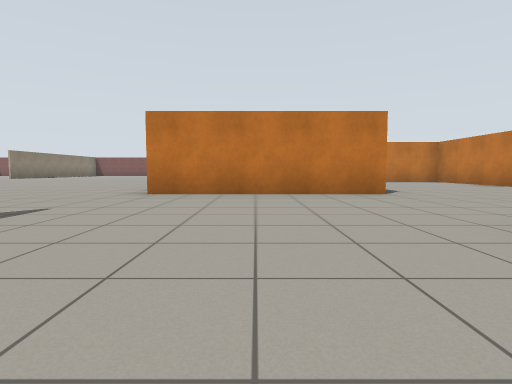
View 1 (above)

24 first-person views from a walk through a robot-simulator world made for Gazebo. The camera is 0.72 m above the floor, tilts 4° down and sees 80° across. The floor is counted in squares, 2 m on a side. Each view is taken from the middle of a square. On the plan, view 1 faces up. The plan holds only what a view shows up to about 9 squares ahead; the rest is blank. Simple patterns stand in for the simulator's built-in surfaces.

View 2
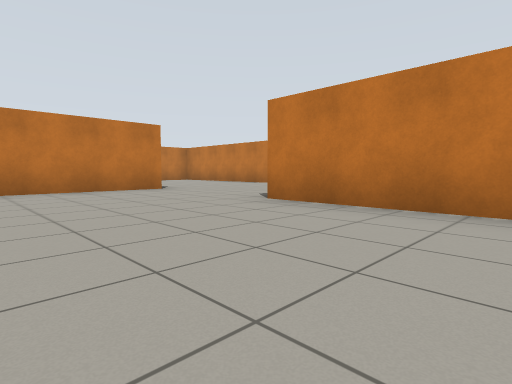

View 3
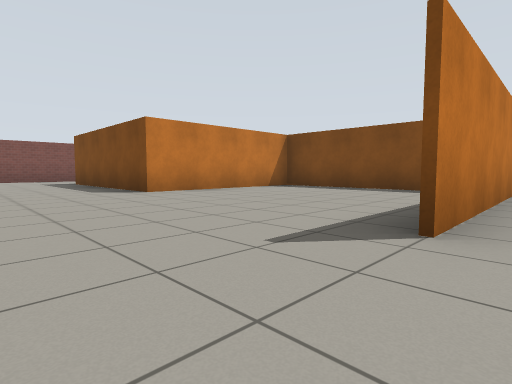

View 4
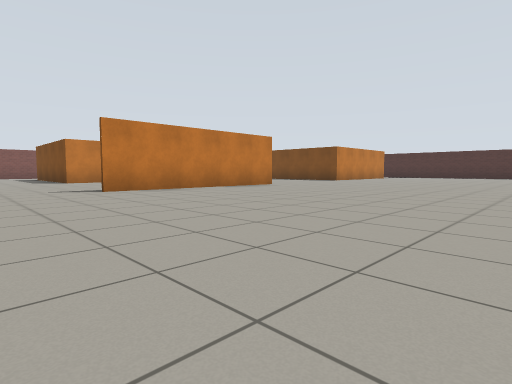

View 5
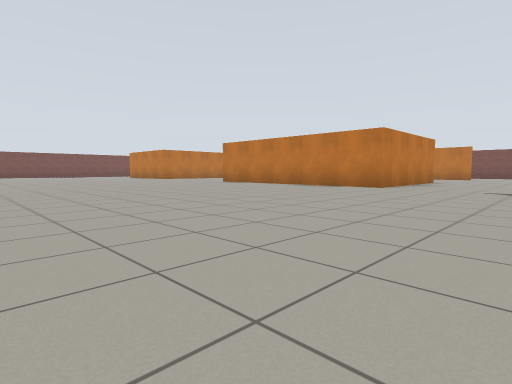

View 6
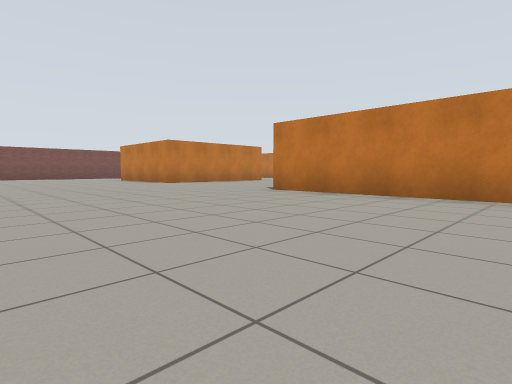

View 7
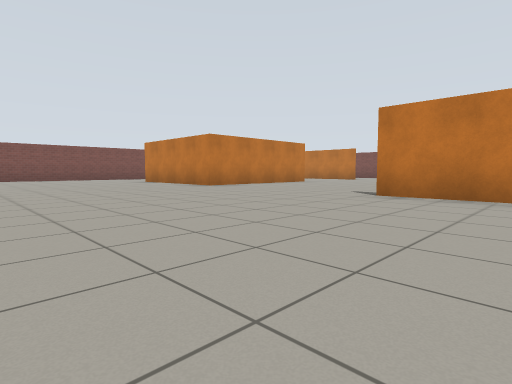

View 8
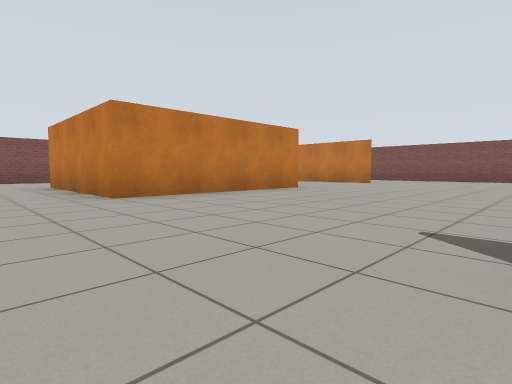

View 9
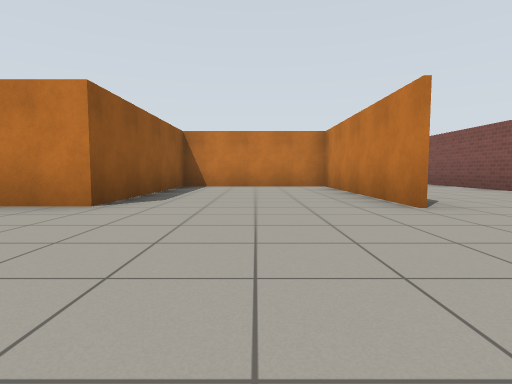

View 10
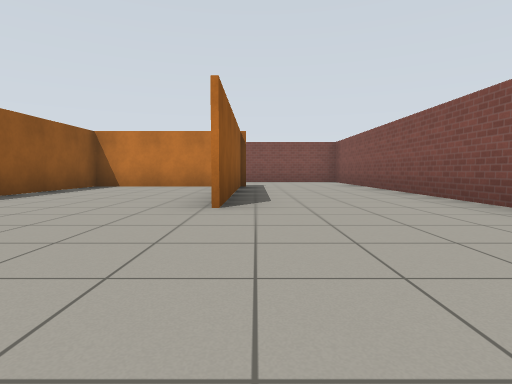

View 11
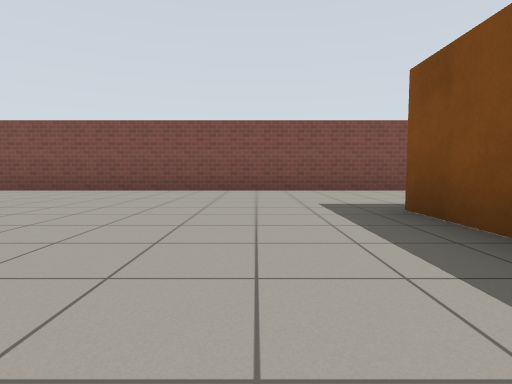

View 12
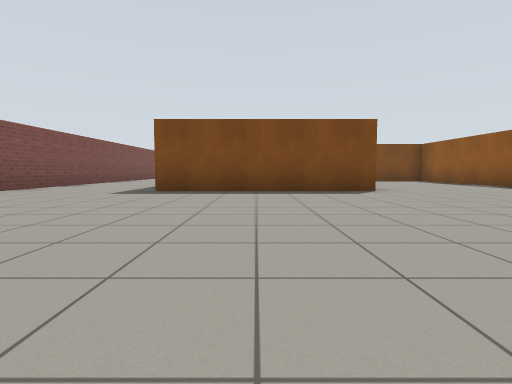

View 13
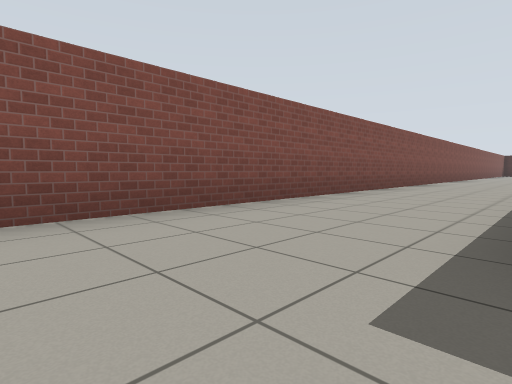

View 14
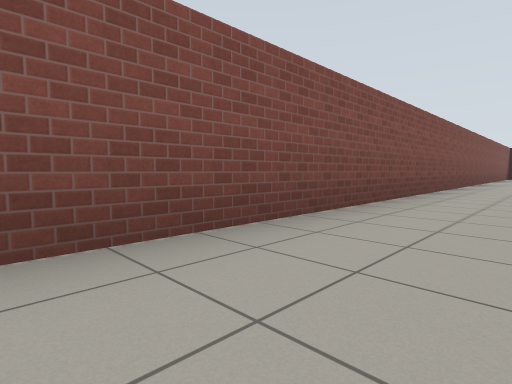

View 15
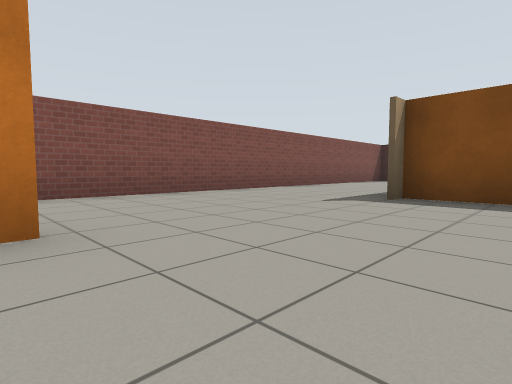

View 16
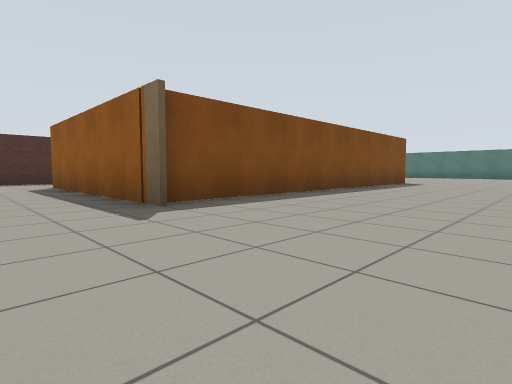

View 17
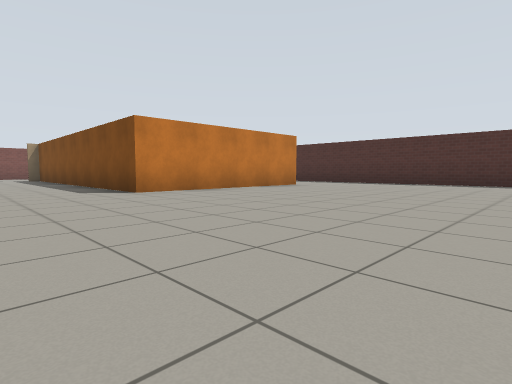

View 18
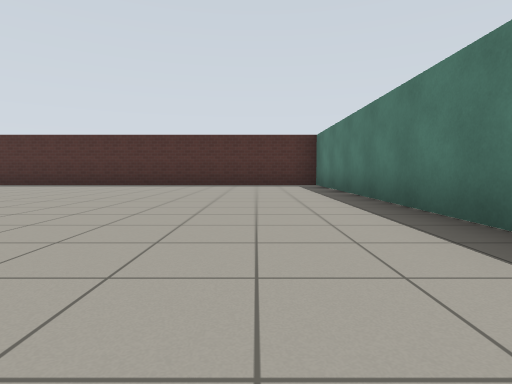

View 19
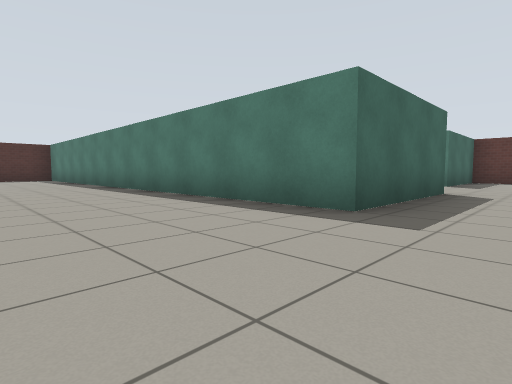

View 20
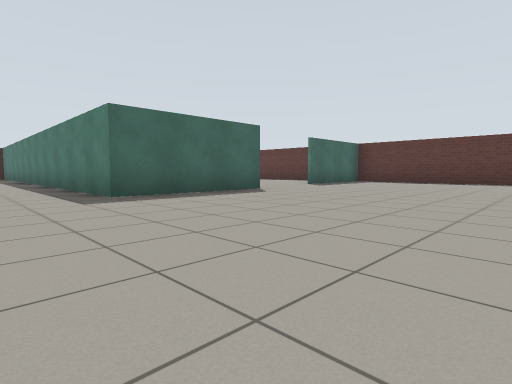

View 21
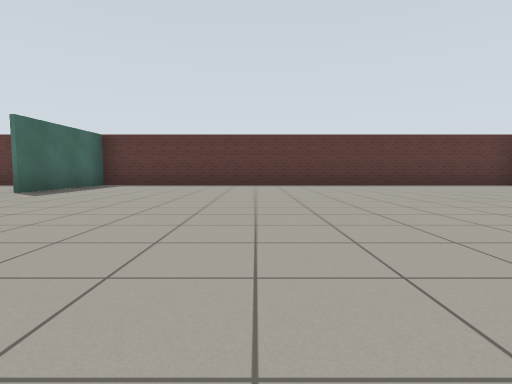

View 22
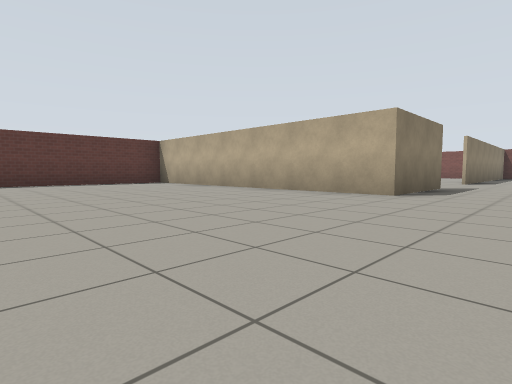

View 23
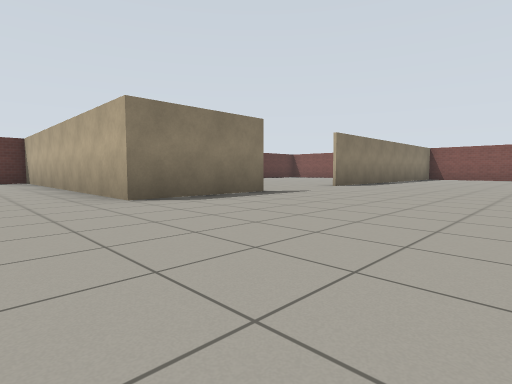

View 24
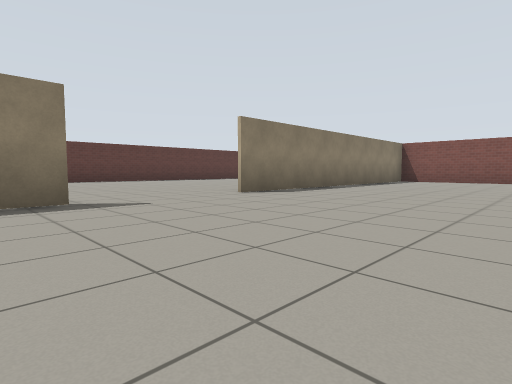

### Floor plan
Points are (right, up) in squares from view 1. A wall is a line through its corners. A room is listed if a view was taken in it or the views show most of it. See-through windows are left out.
Room 1 (views 1, 2)
walls: (2, 4.6) (-1.7, 4.6); (-1.3, -2) (1.9, -2) (1.9, 1.7)
ways out: opening at (-2, 3.5) to room 2; opening at (2, 3.5)
Room 2 (views 3, 4, 5, 6, 7, 8, 9, 10, 11, 12, 13, 14, 15, 16, 17, 18, 19, 20, 21, 22, 23, 24)
walls: (-1.7, 4.6) (-1.7, 10); (-1.6, 8.4) (-1.6, 5.9); (-10.7, 11) (-10.7, 8.5) (-17.6, 8.5) (-17.6, -1.8) (-14.9, -1.8); (1.9, 9.6) (5.9, 9.6); (-2.5, -2.1) (-2.5, 2.3); (-12.5, -1.3) (-9.5, -1.3) (-9.5, -12.7) (-1.5, -12.7); (5.6, 13.9) (5.6, 18); (-10.7, 19.1) (-10.7, 13.4); (5.5, 16) (5.5, 13.9); (-7.9, 20.6) (-9.3, 20.6); (-0.9, 20.6) (-2.1, 20.6); (5.5, -5.7) (5.5, -10.4); (5.9, 18) (2.4, 18) (2.4, 14.1) (-1.7, 14.1) (-1.7, 17.6); (-2.1, -10.5) (-2.1, -6.1) (5.6, -6.1) (5.6, -5.8); (5, -12.7) (6.3, -12.7); (8.5, -10.4) (8.5, 20)
ways out: opening at (-2, 3.5) to room 1; opening at (-13.5, -2); opening at (6, 3.5)

Positions as (right, up) in squares from view 1, and headings:
1: (0, 0), facing up
2: (-1, -1), facing up-right
3: (-3, 4), facing down-right
4: (-8, 4), facing down-right
5: (-8, 2), facing up-right
6: (-6, 6), facing up-right
7: (-6, 8), facing up-right
8: (-3, 10), facing up-right
9: (4, 11), facing up
10: (6, 11), facing up
11: (3, 11), facing right
12: (4, 15), facing down
13: (6, 11), facing down-right
14: (7, 3), facing down-right
15: (4, -2), facing down-right
16: (7, -3), facing down-left
17: (-7, -4), facing down-right
18: (-8, -5), facing down
19: (-7, 0), facing down-left
20: (-8, 3), facing down-left
21: (-10, 2), facing left
22: (-9, 4), facing up-left
23: (-7, 7), facing up-left
24: (-7, 10), facing up-left
